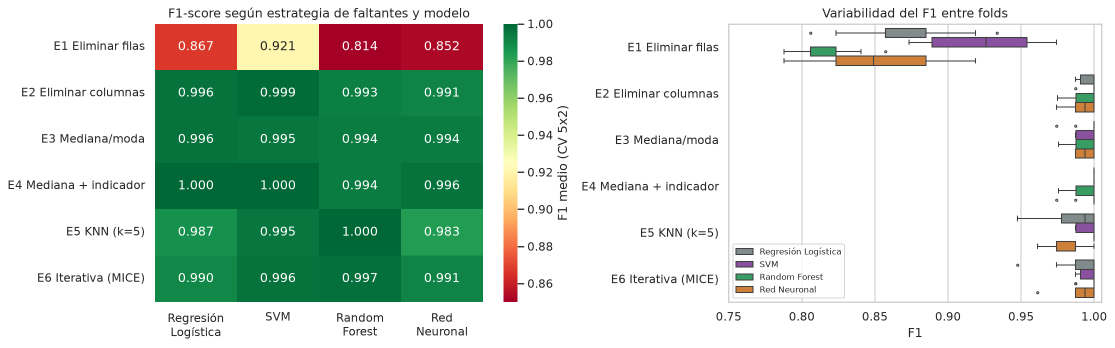
#> input picture TP_ML_Enfermedad_Renal_Cronica/figuras/13_faltantes_cv.png, 2229 x 695 px (shown at 1/2 size)
$ python recortar_heatmap.py
#> lines starting #> are read from the running program, lines starting #| are printed output that depends on the picture
"""Recorta el heatmap (panel izquierdo) de figuras/13_faltantes_cv.png para el póster."""
import numpy as np
from PIL import Image

im = Image.open("../figuras/13_faltantes_cv.png")
#> im is the input picture: PIL image 2229x695 RGBA; mean R, G, B, A 198.7, 214.9, 203.1, 255
gris = np.asarray(im.convert("L"))
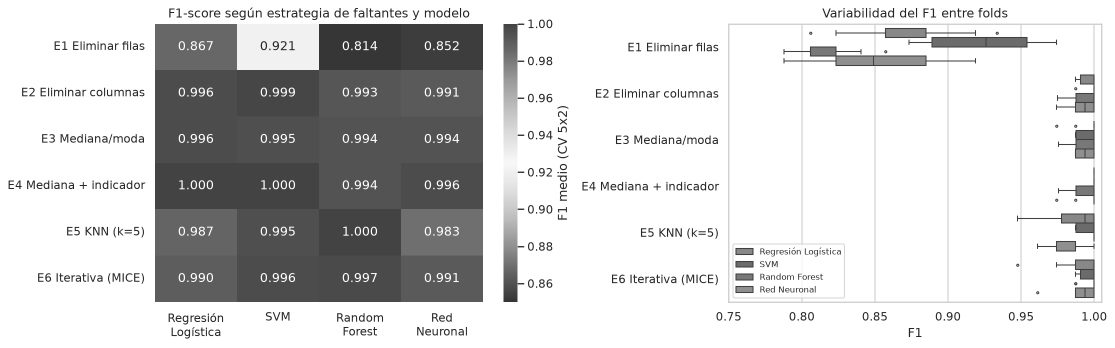
#> gris: shape (695, 2229) (shown at 1/2 size); min 38, max 255, mean 208.7
vacias = (gris < 245).sum(axis=0) == 0          # columnas completamente blancas
w = im.size[0]
#> w = 2229
# último tramo blanco (> 8 px) antes del 60 % del ancho = separación entre los dos paneles
corte, inicio = int(w * 0.55), None
#> corte = 1225
for x in range(int(w * 0.6)):
    if vacias[x] and inicio is None:
        inicio = x
    elif not vacias[x] and inicio is not None:
        if x - inicio > 8:
            corte = (inicio + x) // 2
        inicio = None
#> after the loop, corte = 1150
im.crop((0, 0, corte, im.size[1])).save("poster_heatmap_faltantes.png")
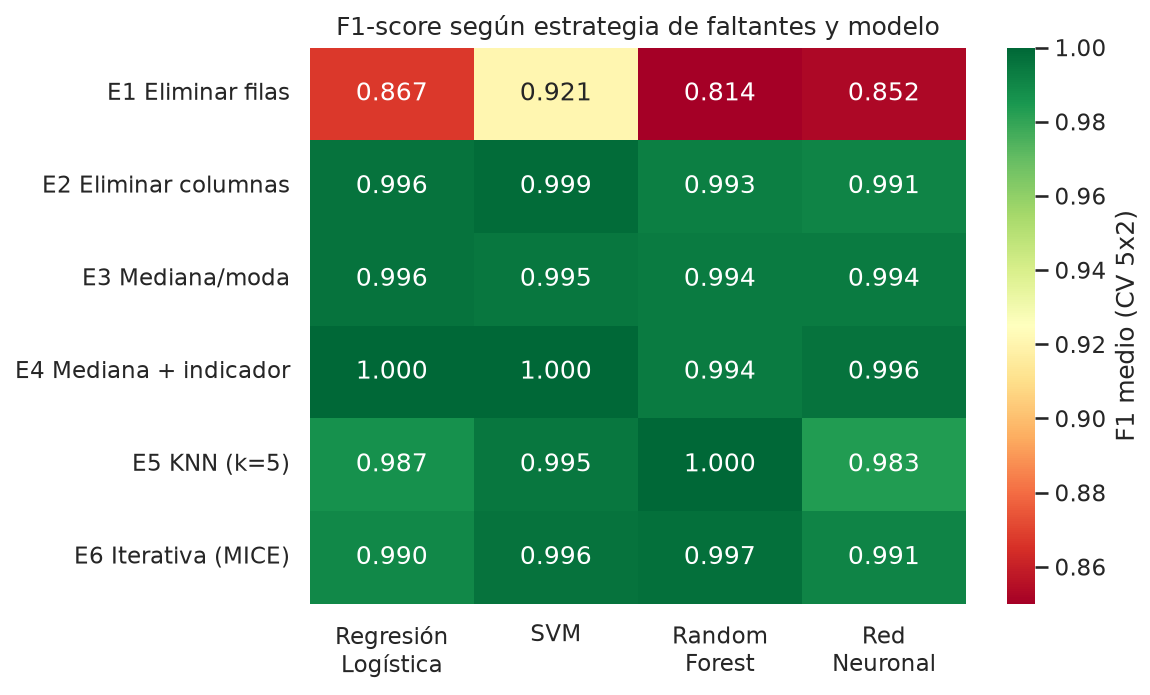
#> saved as poster_heatmap_faltantes.png: PIL image 1150x695 RGBA; mean R, G, B, A 154.2, 186.2, 163.4, 255
print("Recorte en x =", corte)
#| Recorte en x = 1150

$ run again, with TP_ML_Enfermedad_Renal_Cronica/figuras/01_distribucion_clases.png copied over TP_ML_Enfermedad_Renal_Cronica/figuras/13_faltantes_cv.png
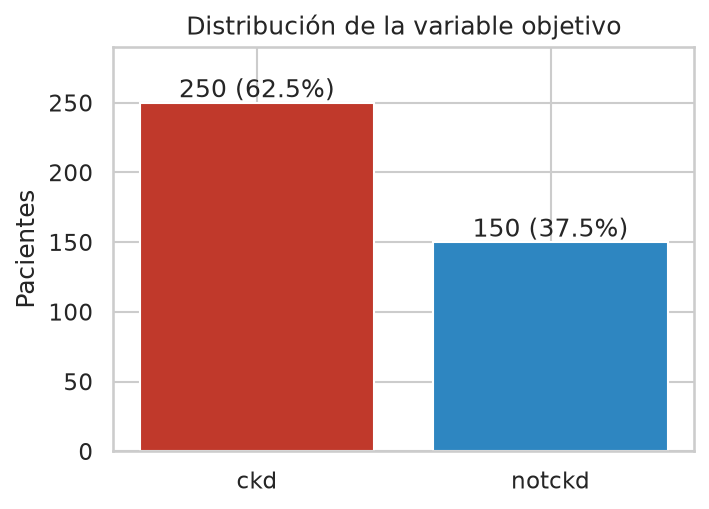
#> input picture TP_ML_Enfermedad_Renal_Cronica/figuras/01_distribucion_clases.png, 709 x 509 px
#> im is the input picture: PIL image 709x509 RGBA; mean R, G, B, A 208.3, 190, 194.8, 255
#> `gris = np.asarray(im.convert("L"))`:
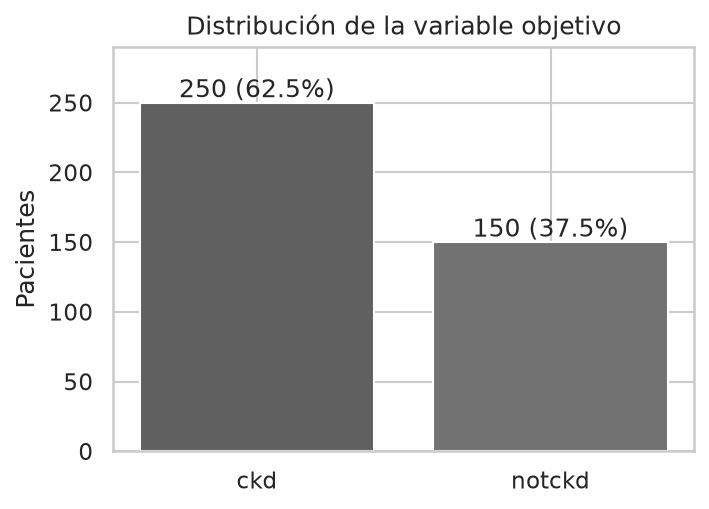
#> gris: shape (509, 709); min 38, max 255, mean 196
#> after the loop `for x in range(int(w * 0.6)):`: corte = 102
#> `im.crop((0, 0, corte, im.size[1])).save("poster_heatmap_faltantes.png")`:
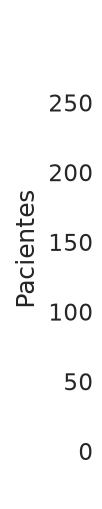
#> saved as poster_heatmap_faltantes.png: PIL image 102x509 RGBA; mean R, G, B, A 247.3, 247.3, 247.3, 255
#| Recorte en x = 102

$ run again, with TP_ML_Enfermedad_Renal_Cronica/figuras/02_faltantes.png copied over TP_ML_Enfermedad_Renal_Cronica/figuras/13_faltantes_cv.png
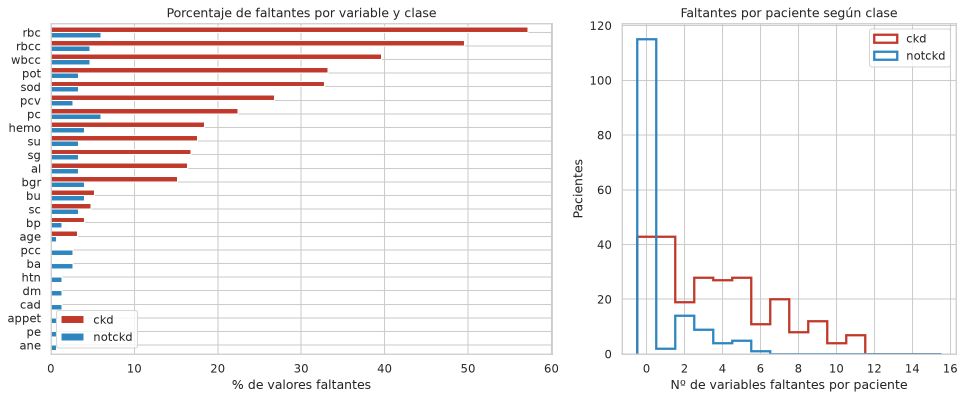
#> input picture TP_ML_Enfermedad_Renal_Cronica/figuras/02_faltantes.png, 1930 x 799 px (shown at 1/2 size)
#> im is the input picture: PIL image 1930x799 RGBA; mean R, G, B, A 244.7, 240.7, 240.9, 255
#> `gris = np.asarray(im.convert("L"))`:
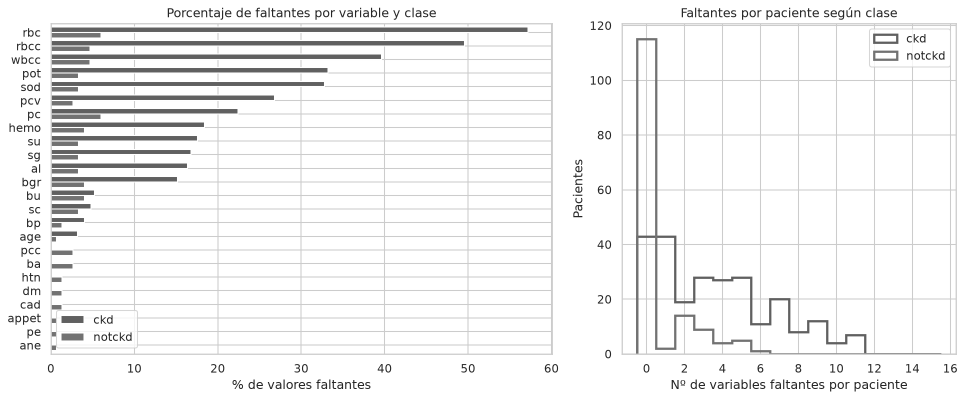
#> gris: shape (799, 1930) (shown at 1/2 size); min 38, max 255, mean 241.9
#> after the loop `for x in range(int(w * 0.6)):`: corte = 1131
#> `im.crop((0, 0, corte, im.size[1])).save("poster_heatmap_faltantes.png")`:
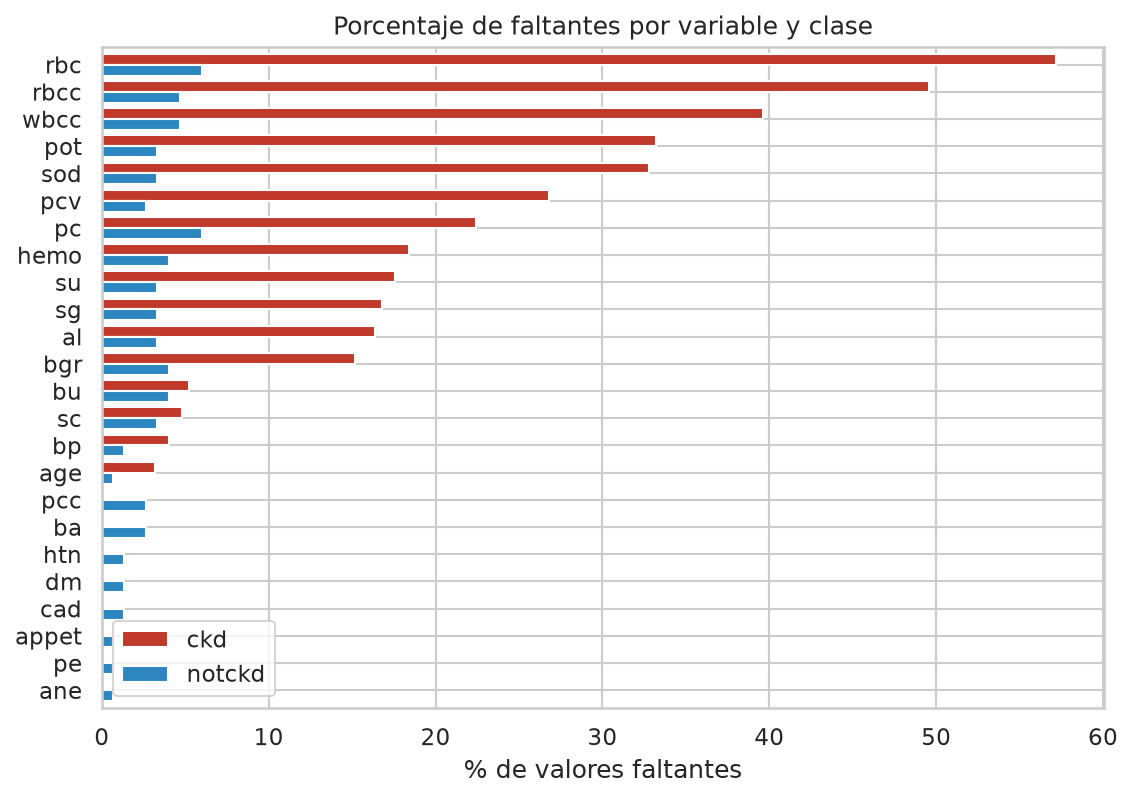
#> saved as poster_heatmap_faltantes.png: PIL image 1131x799 RGBA; mean R, G, B, A 243.4, 236.4, 236.3, 255
#| Recorte en x = 1131

$ run again, with TP_ML_Enfermedad_Renal_Cronica/figuras/04_histogramas.png copied over TP_ML_Enfermedad_Renal_Cronica/figuras/13_faltantes_cv.png
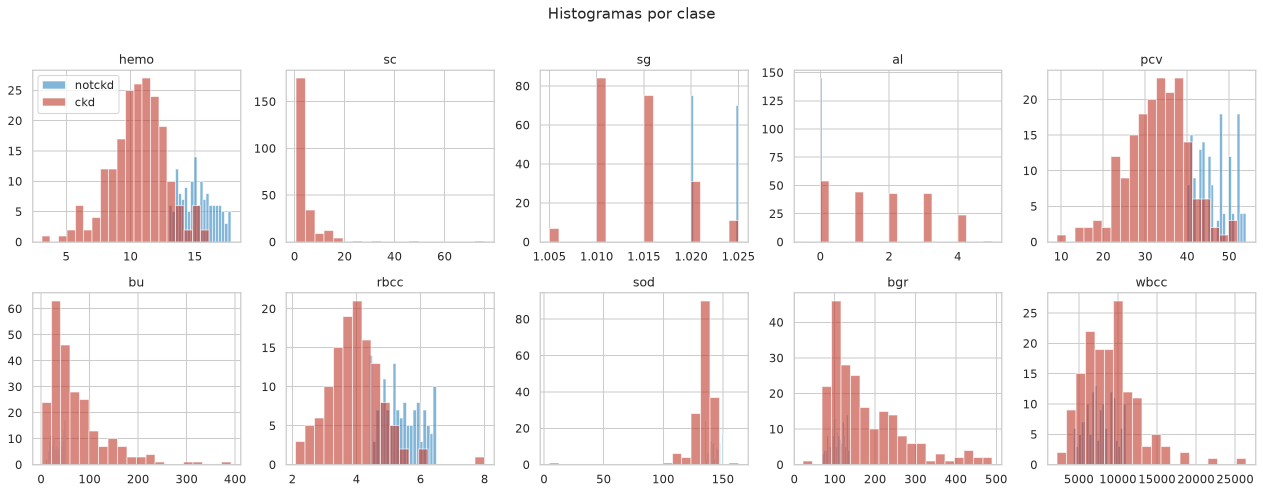
#> input picture TP_ML_Enfermedad_Renal_Cronica/figuras/04_histogramas.png, 2526 x 987 px (shown at 1/2 size)
#> im is the input picture: PIL image 2526x987 RGBA; mean R, G, B, A 246.2, 239.2, 238.8, 255
#> `gris = np.asarray(im.convert("L"))`:
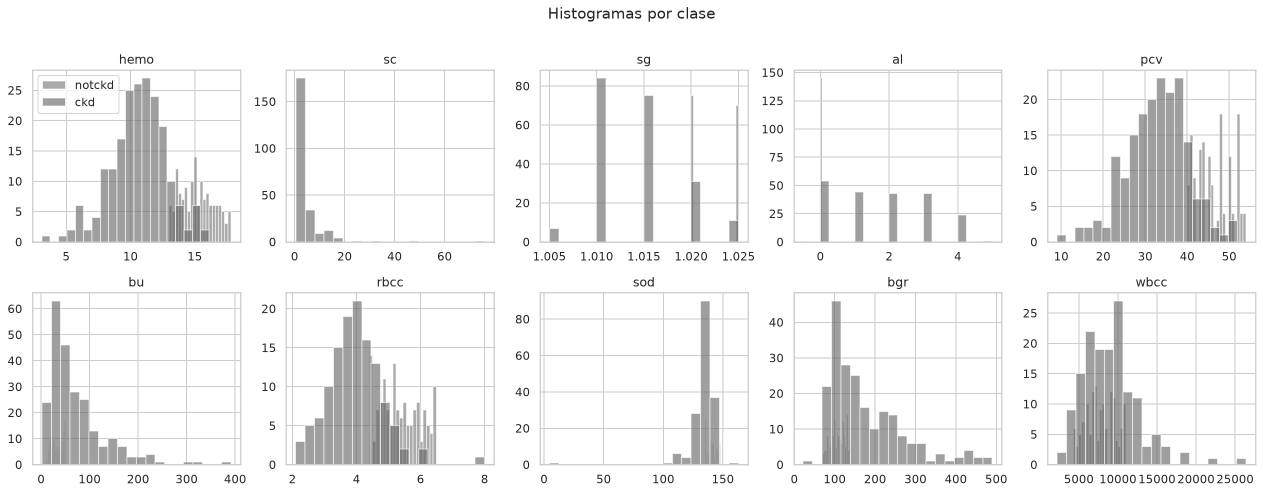
#> gris: shape (987, 2526) (shown at 1/2 size); min 38, max 255, mean 241.2
#> after the loop `for x in range(int(w * 0.6)):`: corte = 1010; inicio = 1508
#> `im.crop((0, 0, corte, im.size[1])).save("poster_heatmap_faltantes.png")`:
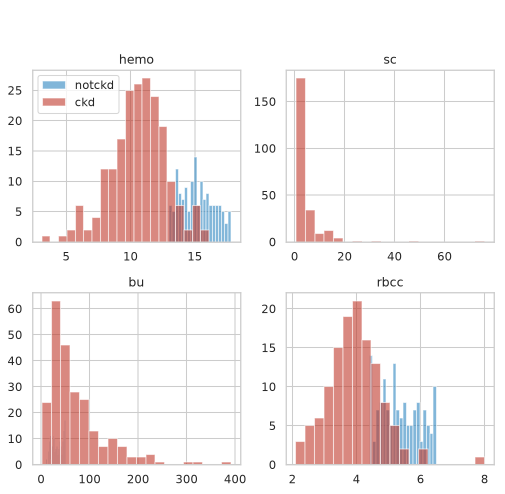
#> saved as poster_heatmap_faltantes.png: PIL image 1010x987 RGBA (shown at 1/2 size); mean R, G, B, A 245.8, 238.4, 238.1, 255
#| Recorte en x = 1010
